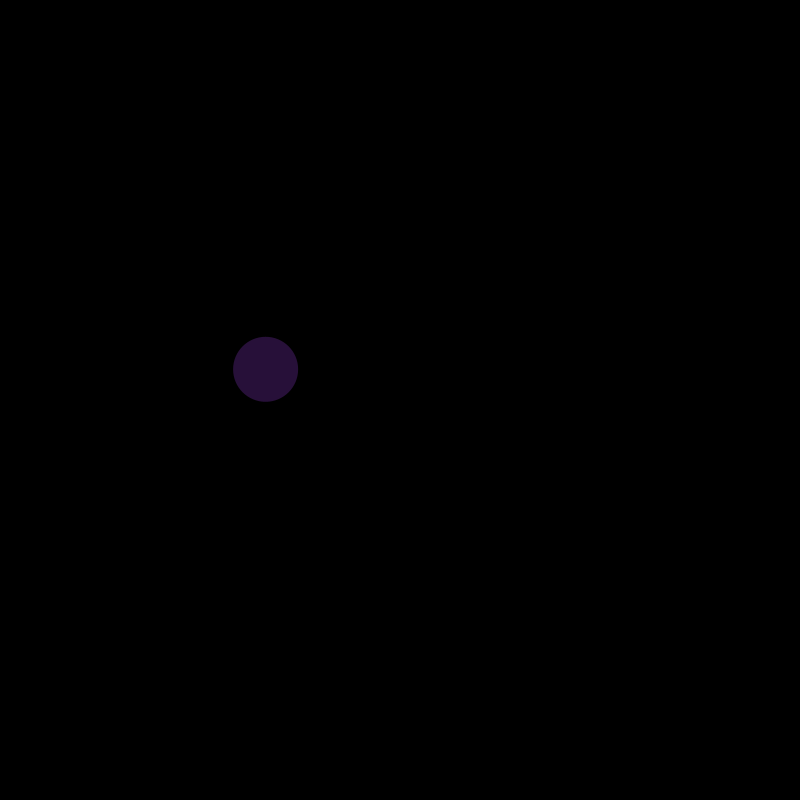
Frame 1 (no input)
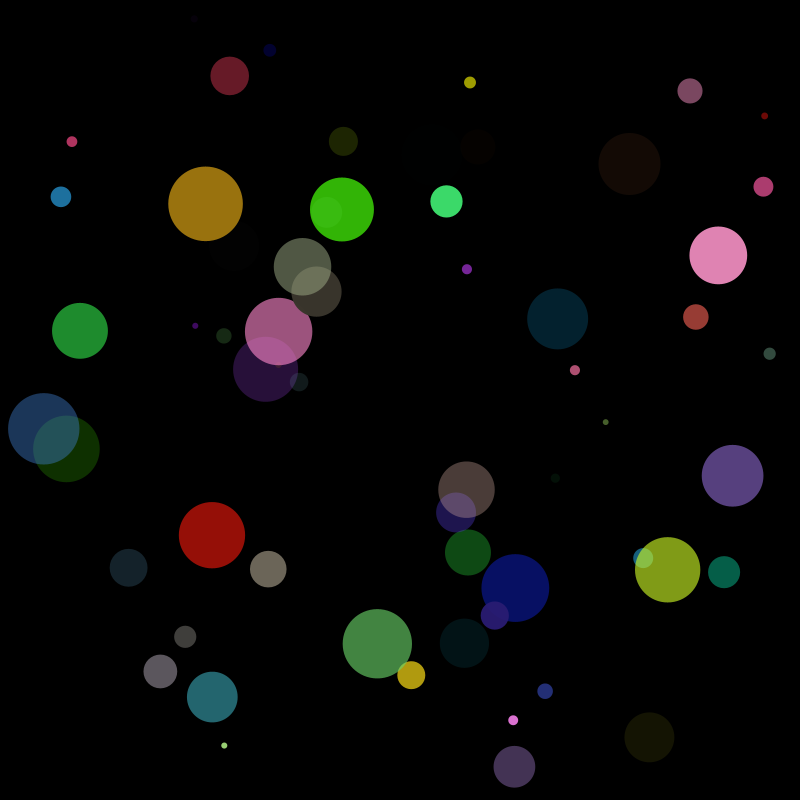
Frame 60 (the mouse pressed at the canvas centre just before this capture)
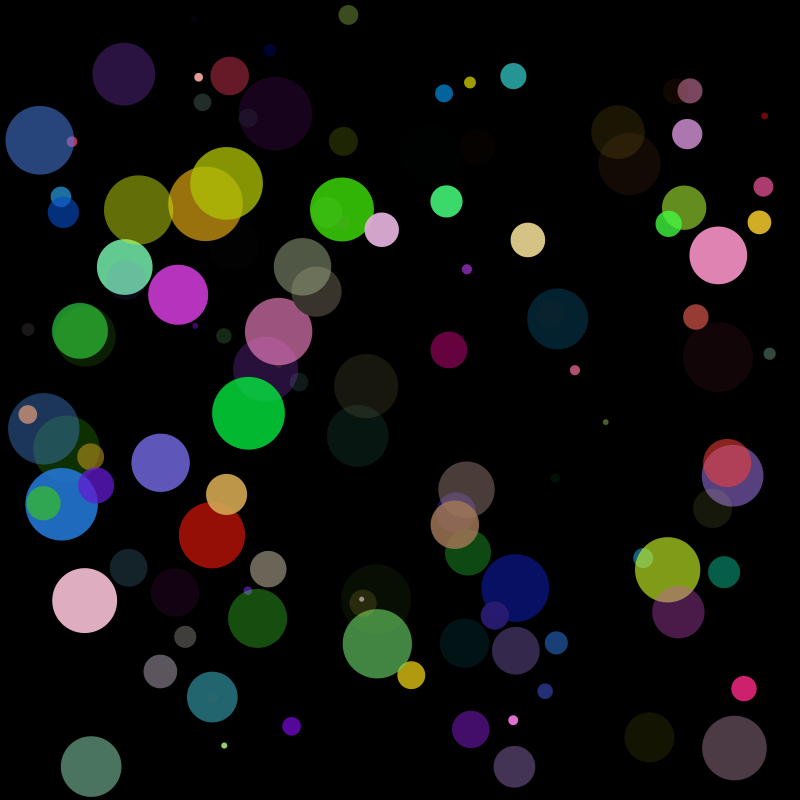
Frame 120 (the mouse held since frame 60 and released just before this capture)

The Processing sketch that drew these frames (run headless with seeded random() and noise(); from frame 60 on, the mouse is pressed at the canvas centre):

// Processing sketch: RandomColourBalls
// ── RandomColourBalls.pde
float randX, randY;
float dia;
float r, g, b, a;


void setup() {
  size(800, 800); 
  smooth();
  background(0);
  ellipseMode(CENTER);
  noStroke();
}

void draw() {  
  r = random(0, 255);
  g = random(0, 255);
  b = random(0, 255);
  a = random(255); //Same as above 0, 255

  dia = random(5, 75);

  randX = random(dia/2, width - dia/2) ; //Could simply do width here
  randY = random(dia/2, height - dia/2); //Could simply do height here
  
  fill(r, g, b, a);
  ellipse(randX, randY, dia, dia);
}
